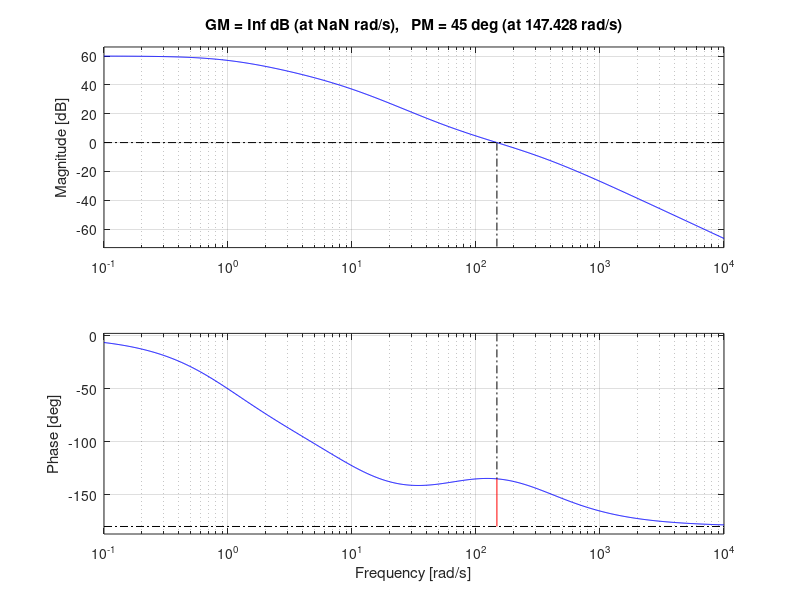
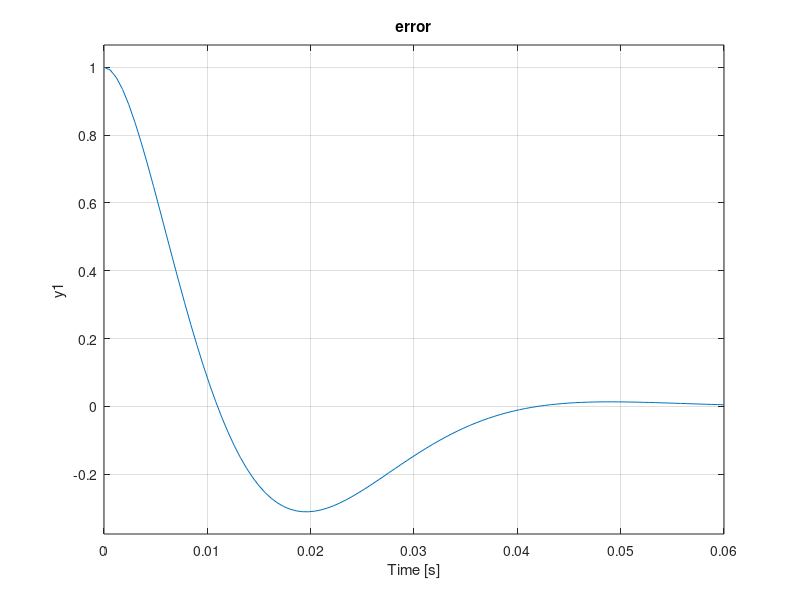

Here is the MATLAB script that generated these plots, in order:
% diseño del controlador de adelanto por el metodo de biseccion
ep = 0.1/100;
PMD=45;
kp=(1/ep)-1;

k = kp*5; %ep < 0.1% 
PMD =45;
G= zpk([],[-1 -10], [2])

L1 = k*G;




% inicializacion con el bode inicial del sistema
[GM, PM1, wg180, wg] = margin (L1);
% lineas de correccion de la fase que da octave, no es necesario en matlab
if abs(PM1) > 180
    PM1 = PM1-360;
end


% vamos a iterar los valores de alfa desde el minimo hasta 20
% asi calculamos los puntos extremos del intervalo [ alfa1 y alfa2] 
phi = (PMD-PM1)*pi/180
alfa1 = (1+sin(phi))/(1-sin(phi));
alfa2 = 20; % angulo de 65 grados
T1 = 1/(wg*sqrt(alfa1));
C1 = tf([alfa1*T1 1],[T1 1]);
[GM, PM1, wg180, wg1] = margin (C1*L1);
if abs(PM1) > 180
    PM1 = PM1-360;
end

f_alfa1 = PMD-PM1;
[GM2, PM2, wg180, wg2] = margin(sqrt(alfa2)*L1);
T2 = 1/(wg2*sqrt(alfa2));
C2 = tf([alfa2*T2 1],[T2 1]);
[GM2, PM2, wg180, wg2] = margin(C2*L1);

if abs(PM2) > 180
    PM2 = PM2-360;
end

if PMD - PM2 > 0
    error('no es posible disenar con una sola etapa') 
end



%inicializacion del algoritmo de biseccion con 20 iteraciones

for i = 1:40
   alfac = (alfa1 + alfa2)/2;
   [GM, PMc, wg180, wgc] = margin (sqrt(alfac)*L1);
   Tc = 1/(wgc*sqrt(alfac));
   CF = tf([alfac*Tc 1],[Tc 1]);
   [GM, PMc, wg180, wgc] = margin (CF*L1);
   f_alfac = PMD -PMc
   if  f_alfac*f_alfa1 < 0
       alfa2 = alfac;       
   else 
       alfa1 = alfac;
   end   
   if abs(f_alfac)<0.001 % sale si el erro es menor que una milesima de grado
      break
   end
end

figure(1)
margin(CF*L1) % verificacion de las condiciones

e=1/(1+CF*L1)
figure(5)
step(e)
title('error')
grid on


[epf, t] = step(e,5000);

ep_dc=dcgain(e)


